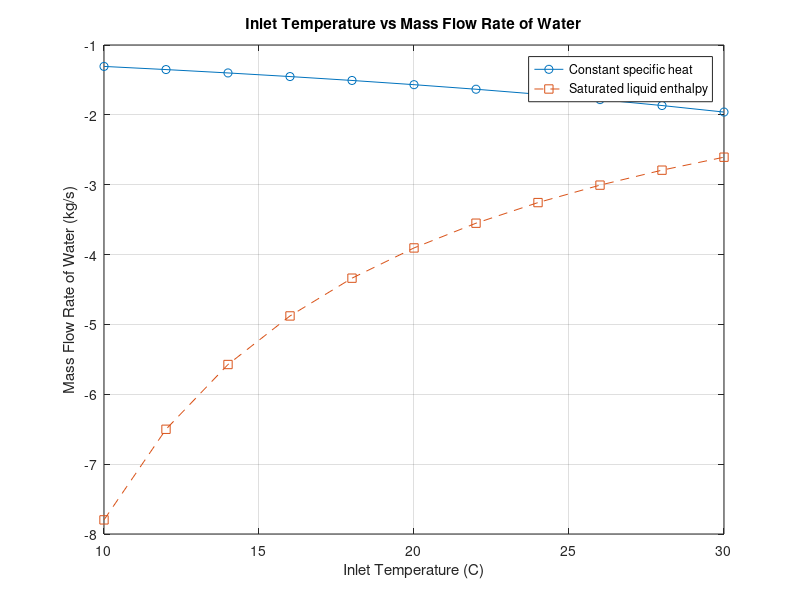

Reproduce this figure in MATLAB.
% Name: Omar Ebrahim
% Student ID: 110076575
% Email: ebrahimo@uwindsor.ca
clear; clc;

% This section defines variables for ethylene glycol
c_p_glycol = 2.56; % Defining cp to 2.56 kJ/kg*C
m_dot_glycol = 3.2; % Defining flow rate of 3.2 kg/s
T_in_glycol = 80; % Defining inlet temperature to 80C
T_out_glycol = 40; % Defining outlet temperature to 40C
h_glycol = c_p_glycol * (T_out_glycol - T_in_glycol); % Calculating enthalpy of glycol

% This section defines variables for water
c_p_water = 4.18; % Defining cp to 4.18 kJ/kg*C
T_water_10 = 10; % Defining water temperature at 10C
T_water_15 = 15; % Defining water temperature at 15C
T_water_20 = 20; % Defining water temperature at 20C
T_water_25 = 25; % Defining water temperature at 25C
T_water_30 = 30; % Defining water temperature at 30C
interval = 2; % Defining interval to 2C
% Defining inlet temperature from 10C to 30C in increments of 2C
T_in_water = T_water_10:interval:T_water_30;
T_out_water = 70; % Defining outlet temperature to 70C

% 1) Solving for enthalpy (h) for water analytically
% Solving for enthalpy (h) using h = cp*deltaT = cp(T_out - T_in)
counter = 0; % Intialize counter for the for loop
h_water_analytical = zeros(1); % Intialize results matrix for the for loop
for T_water_analytical = T_in_water
  counter = counter + 1; % Add counter with 1
  h = c_p_water * (T_out_water - T_water_analytical);
  h_water_analytical(counter) = h; % Setting enthalpy value to a matrix
end

% 2) Solving for saturated liquid water enthalpy (h_R) using interpolation
h_R_10 = 42.022; % Enthalpy values for Temperature 10C
h_R_15 = 62.982; % Enthalpy values for Temperature 15C
h_R_20 = 83.915; % Enthalpy values for Temperature 20C
h_R_25 = 104.83; % Enthalpy values for Temperature 25C
h_R_30 = 125.74; % Enthalpy values for Temperature 30C
counter = 0; % Intialize counter for the for loop
h_R_water = zeros(1); % Intialize results matrix for the for loop

% This for loop calculates the interpolated enthalphy values of water
for T_water_interpolated = T_in_water
  counter = counter + 1; % Add counter with 1

  if T_water_interpolated == 10 % If temperature is 10C
    h = h_R_10; % Set enthalpy value to 42.022
    h_R_water(counter) = h; % Setting enthalpy value to a matrix
    continue % Skip to next iteration
  end

  % If temperature is between 10C and 15C
  if 10 < T_water_interpolated && T_water_interpolated < 15
    % Calculating temperature interpolation factor from (mid - low)/(high - low)
    T_interpolation_factor = (T_water_interpolated - T_water_10) ...
                             /(T_water_15 - T_water_10);
    % Interpolating for the enthalpy value (h)
    h = (h_R_15 - h_R_10) * T_interpolation_factor + h_R_10;
    h_R_water(counter) = h; % Setting interpolated value to a matrix
    continue % Skip to next iteration
  end

  % if temperature is between 15C and 20C
  if 15 < T_water_interpolated && T_water_interpolated < 20 % If temperature is 15C
    % Calculating temperature interpolation factor from (mid - low)/(high - low)
    T_interpolation_factor = (T_water_interpolated - T_water_15) ...
                             /(T_water_20 - T_water_15);
    % Interpolating for the enthalpy value (h)
    h = (h_R_20 - h_R_15) * T_interpolation_factor + h_R_15;
    h_R_water(counter) = h; % Setting interpolated value to a matrix
    continue % Skip to next iteration
  end

  if T_water_interpolated == 20 % If temperature is 20C
    h = h_R_20; % Set enthalpy value to 83.915
    h_R_water(counter) = h; % Setting enthalpy value to a matrix
    continue % Skip to next iteration
  end

  % if temperature is between 20C and 25C
  if 20 < T_water_interpolated && T_water_interpolated < 25 % If temperature is 15C
    % Calculating temperature interpolation factor from (mid - low)/(high - low)
    T_interpolation_factor = (T_water_interpolated - T_water_20) ...
                             /(T_water_25 - T_water_20);
    % Interpolating for the enthalpy value (h)
    h = (h_R_25 - h_R_20) * T_interpolation_factor + h_R_20;
    h_R_water(counter) = h; % Setting interpolated value to a matrix
    continue % Skip to next iteration
  end

  % if temperature is between 25C and 30C
   if 25 < T_water_interpolated && T_water_interpolated < 30 % If temperature is 15C
    % Calculating temperature interpolation factor from (mid - low)/(high - low)
    T_interpolation_factor = (T_water_interpolated - T_water_25) ...
                             /(T_water_30 - T_water_25);
    % Interpolating for the enthalpy value (h)
    h = (h_R_30 - h_R_25) * T_interpolation_factor + h_R_25;
    h_R_water(counter) = h; % Setting interpolated value to a matrix
    continue % Skip to next iteration
  end


  if T_water_interpolated == 30 % If temperature is 30C
    h = h_R_30; % Set enthalpy value to 125.74
    h_R_water(counter) = h; % Setting enthalpy value to a matrix
    continue % Skip to next iteration
  end
end

% Calculating the mass flow rate of water from analytical enthalpy
m_dot_water_analytical = m_dot_glycol * h_glycol ./ h_water_analytical;
% Calculating the mass flow rate of water from interpolated enthalpy
m_dot_water_interpolated = m_dot_glycol * h_glycol ./ h_R_water;

% Plotting inlet temperature vs mass flow rate of water
plot(T_in_water, m_dot_water_analytical, '-o'); % Plotting analytical values
hold on; % Hold on to plot the next graph
plot(T_in_water, m_dot_water_interpolated, '--s'); % Plotting interpolated values
hold off; % Turn off hold
title('Inlet Temperature vs Mass Flow Rate of Water'); % Setting title
xlabel('Inlet Temperature (C)'); % Setting x-axis label
ylabel('Mass Flow Rate of Water (kg/s)'); % Setting y-axis label
legend('Constant specific heat', 'Saturated liquid enthalpy'); % Setting legend
grid on; % Turning on grid

% Outputting data to a data ledger
fprintf(['\tInlet Temperature (C)  \t\t\tMass Flow Rate of Water Constant Specific ' ...
    'Heat (kg/s)  \t\tMass Flow Rate of Water Saturated Liquid Enthalpy (kg/s)\n']);
fprintf(['---------------------------------------------------------------------' ...
    '---------------------------------------------------------------' ...
    '----------------------------------------------\n']);
for i = 1:length(T_in_water)
  fprintf('%20.2f  %56.2f  %64.2f\n', T_in_water(i), m_dot_water_analytical(i), ...
          m_dot_water_interpolated(i));
end
